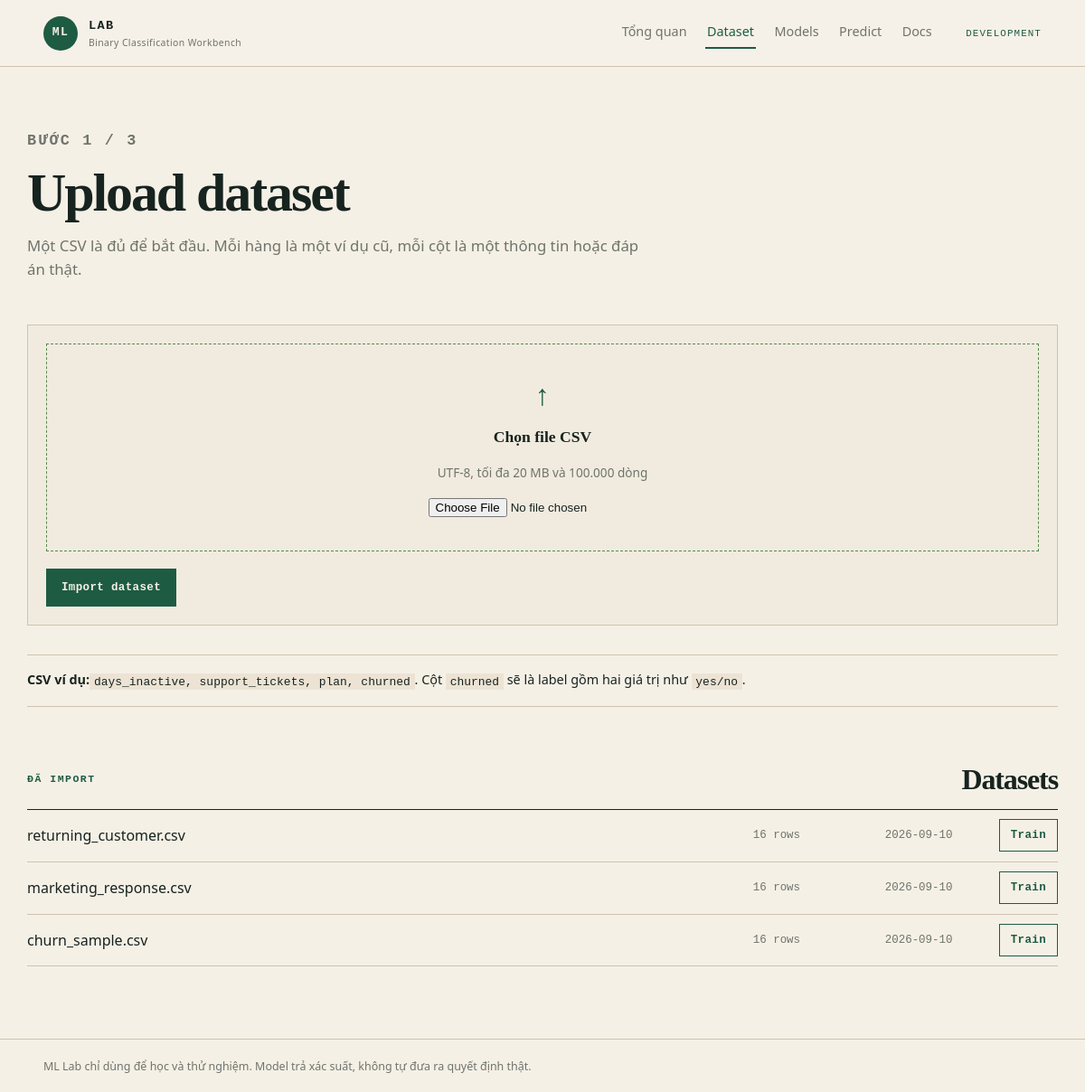
/datasets, run on the app's committed database.
### tables this page shows
CREATE TABLE datasets (
                id TEXT PRIMARY KEY,
                original_filename TEXT NOT NULL,
                stored_path TEXT NOT NULL,
                row_count INTEGER NOT NULL,
                columns_json TEXT NOT NULL,
                created_at TEXT NOT NULL
            );

### app/main.py (the view)
@app.get("/datasets", response_class=HTMLResponse)
def datasets_page(request: Request):
    datasets = database.fetch_all("SELECT * FROM datasets ORDER BY created_at DESC")
    return view(request, "datasets.html", active_page="datasets", datasets=datasets)

### app/templates/datasets.html (shortened to what this page needs)
{% extends "base.html" %}
{% block content %}
<section class="page-heading"><p class="eyebrow">BƯỚC 1 / 3</p><h1>Upload dataset</h1><p>Một CSV là đủ để bắt đầu. Mỗi hàng là một ví dụ cũ, mỗi cột là một thông tin hoặc đáp án thật.</p></section>
<section class="upload-panel">
  <form action="/datasets" method="post" enctype="multipart/form-data">
    <label class="file-drop" for="dataset-file">
      <span class="file-icon">↑</span>
      <strong>Chọn file CSV</strong>
      <span>UTF-8, tối đa 20 MB và 100.000 dòng</span>
      <input id="dataset-file" type="file" name="file" accept=".csv,text/csv" required>
    </label>
    <button class="button button-primary" type="submit">Import dataset</button>
  </form>
</section>
<section class="hint-strip"><strong>CSV ví dụ:</strong><code>days_inactive, support_tickets, plan, churned</code>. Cột <code>churned</code> sẽ là label gồm hai giá trị như <code>yes/no</code>.</section>
<section class="recent-section">
  <div class="section-title"><p class="eyebrow">ĐÃ IMPORT</p><h2>Datasets</h2></div>
  {% if datasets %}
  <div class="list-card">
    {% for dataset in datasets %}
    <div class="dataset-row">
      <a class="list-row" href="/datasets/{{ dataset.id }}"><span>{{ dataset.original_filename }}</span><span>{{ dataset.row_count }} rows</span><span>{{ dataset.created_at[:10] }}</span></a>
      <a class="button button-quiet" href="/datasets/{{ dataset.id }}">Train</a>
    </div>
    {% endfor %}
  </div>
  {% else %}<p class="empty-state">Chưa có dataset. Upload một CSV để bắt đầu.</p>{% endif %}
</section>
{% endblock %}

### app/static/app.css (style rules this page uses)
:root { --ink: #17231f; --paper: #f5f0e6; --paper-deep: #e9dfcd; --line: #cfc3ad; --forest: #1e5b43; --moss: #568a4d; --coral: #bd563e; --soft-green: #dbe9d8; --soft-red: #f4ded7; --muted: #6f746c; --mono: "SFMono-Regular", Consolas, "Liberation Mono", monospace; --serif: Georgia, "Iowan Old Style", "Palatino Linotype", serif; --sans: "Avenir Next", "Segoe UI", sans-serif; }
* { box-sizing: border-box; }
body { margin: 0; color: var(--ink); background: var(--paper); font-family: var(--sans); line-height: 1.55; }
a { color: inherit; }
code { font-family: var(--mono); font-size: .9em; background: color-mix(in srgb, var(--paper-deep) 70%, transparent); padding: .12rem .3rem; }
h1, h2, h3, p { margin-top: 0; }
h1, h2 { font-family: var(--serif); line-height: 1.05; letter-spacing: -.035em; }
.eyebrow { color: var(--forest); font: 700 .72rem var(--mono); letter-spacing: .13em; }
.button { display: inline-flex; justify-content: center; align-items: center; min-height: 42px; border: 1px solid var(--forest); padding: .55rem 1rem; font: 700 .78rem var(--mono); letter-spacing: .03em; text-decoration: none; cursor: pointer; }
.button-primary { color: var(--paper); background: var(--forest); }
.button-quiet { color: var(--forest); background: transparent; }
.recent-section { margin-top: 1rem; }
.section-title { display: flex; justify-content: space-between; align-items: end; margin-bottom: 1rem; }
.section-title h2 { margin: 0; font-size: 2rem; }
.list-card { border-top: 1px solid var(--ink); }
.list-row { display: grid; grid-template-columns: 1fr 130px 110px; gap: 1rem; align-items: center; padding: 1rem 0; border-bottom: 1px solid var(--line); text-decoration: none; }
.list-row span:not(:first-child) { color: var(--muted); font: .78rem var(--mono); }
.dataset-row { display: grid; grid-template-columns: minmax(0, 1fr) auto; align-items: center; gap: 1rem; border-bottom: 1px solid var(--line); }
.dataset-row .list-row { border-bottom: 0; }
.dataset-row .button { min-height: 36px; padding: .4rem .75rem; }
.page-heading { max-width: 700px; margin-bottom: 3rem; }
.page-heading h1 { overflow-wrap: anywhere; font-size: clamp(2.7rem, 5vw, 4.5rem); margin-bottom: .9rem; }
.page-heading p { color: var(--muted); font-size: 1.05rem; }
.upload-panel { border: 1px solid var(--line); padding: 1.25rem; background: color-mix(in srgb, var(--paper-deep) 30%, transparent); }
.upload-panel form { display: flex; flex-direction: column; align-items: flex-start; gap: 1.2rem; }
.file-drop { display: grid; place-items: center; width: 100%; min-height: 230px; gap: .45rem; padding: 2rem; border: 1px dashed var(--moss); text-align: center; cursor: pointer; }
.file-drop strong { font: 700 1.1rem var(--serif); }
.file-drop span:last-of-type { color: var(--muted); font-size: .85rem; }
.file-icon { color: var(--forest); font: 2rem var(--serif); }
.file-drop input { max-width: 280px; }
.hint-strip { margin: 2rem 0 4rem; padding: 1rem 0; border-top: 1px solid var(--line); border-bottom: 1px solid var(--line); font-size: .9rem; }

### data on the page
datasets: original_filename "returning_customer.csv", row_count "16", created_at "2026-09-10"
datasets: original_filename "marketing_response.csv", row_count "16", created_at "2026-09-10"
datasets: original_filename "churn_sample.csv", row_count "16", created_at "2026-09-10"

### other printed values
{{ app_env }} "DEVELOPMENT"
